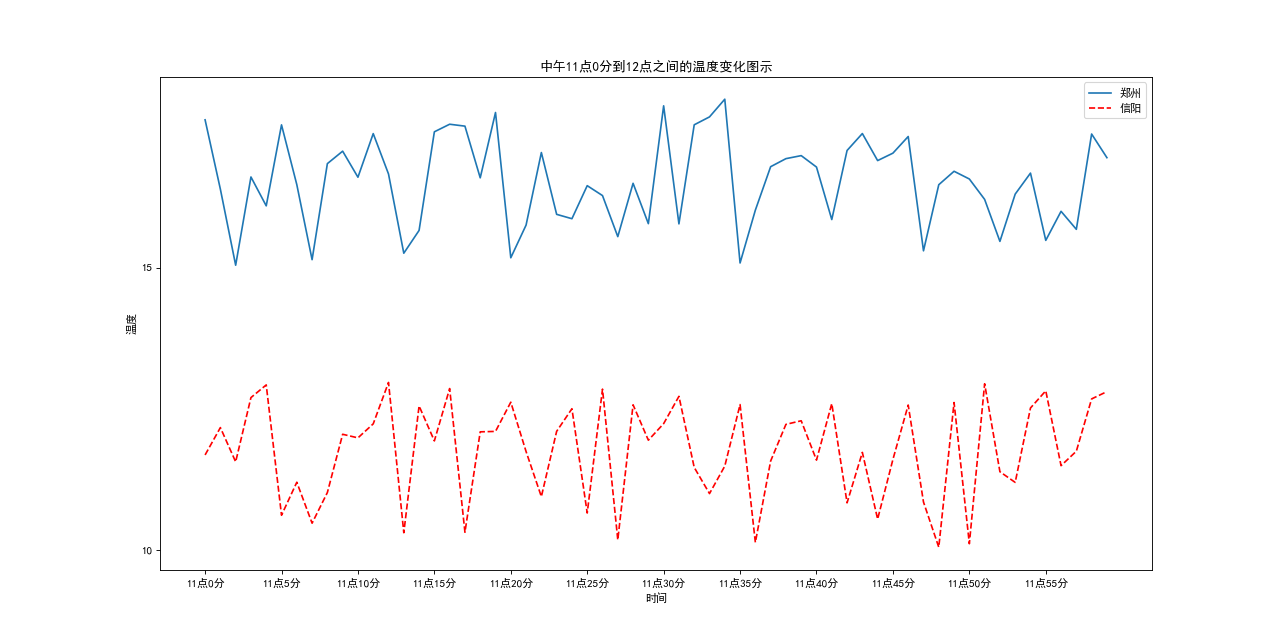

Here is the Python script that generated this plot:
# -*- coding: utf-8 -*-
# @Author      : Nick
# @File        : matplot_plot.py  v1.0
# @Desc        :《matplotlib 折线图绘图步骤》
# @Contact     : [email redacted]
# @CreateTime  : 2020-05-04 13:13:20
# Copyright (C) 2020 Nick Ltd. All rights reserved.
import matplotlib.pyplot as plt
import random


"Demo1: 画出温度变化图"
# 创建一个figure >>> figsize:指定图的长宽, dpi:图像的清晰度, 返回fig对象
plt.figure(figsize=(16, 8), dpi=80)

# 准备x, y坐标的数据
x = range(60)
# 生成郑州的温度
y_zhengzhou = [random.uniform(15, 18) for i in x]
# 生成信阳的温度
y_xinyang = [random.uniform(10, 13) for j in x]

# 构造中文列表的字符串
x_ch = [u"11点{}分".format(i) for i in x]
y_ticks = range(40)

# 修改x, y坐标的刻度
plt.xticks(x[::5], x_ch[::5])
plt.yticks(y_ticks[::5])

# 增加标题、x轴y轴描述信息
plt.xlabel("时间")
plt.ylabel("温度")
plt.title("中午11点0分到12点之间的温度变化图示", fontsize=24)

# 绘制折线图
plt.plot(x, y_zhengzhou, label="郑州")
# 使用plot可以多次画多个折线
plt.plot(x, y_xinyang, color='r', linestyle='--', label="信阳")

# 添加图例
plt.legend(loc="best")

# 指定保存图片边缘空白距离，并将绘制的图片保存到images目录
plt.subplots_adjust(top=0.93, bottom=0.06, right=0.97, left=0.03, hspace=0, wspace=0)
plt.margins(0,0)
plt.savefig("static/images/matplot_plot.png", dpi=300)

plt.show()


"""
Demo2：画出温度变化图,展现在两个不同axes里面
"""
# # 创建一个figure
# fig, axes = plt.subplots(nrows=1, ncols=2, figsize=(20, 8), dpi=80)
#
# # 准备x, y坐标的数据
# x = range(60)
# # y的刻度范围
# y_ticks = range(40)
# y_zhengzhou = [random.uniform(15, 18) for i in x]
#
# # 生成北京的温度
# y_xinyang = [random.uniform(1, 3) for i in x]
#
# # 构造中文列表的字符串
# x_ch = ["11点{}分".format(i) for i in x]
#
# # 画折线图
# axes[0].plot(x, y_zhengzhou, label="郑州")
# # 使用plot可以多次画多个折线
# axes[1].plot(x, y_xinyang, color='r', linestyle='--', label="信阳")
#
# # 美化x,y的刻度值
# # 第一个参数必须是刻度数字类型，第二个是对应着第一个数字的中文描述
# axes[0].set_xticks(x[::5], x_ch[::5])
# axes[0].set_yticks(y_ticks[::5])
#
# axes[1].set_xticks(x[::5], x_ch[::5])
# axes[1].set_yticks(y_ticks[::5])
#
# # 增加x,y描述信息和标题信息
# axes[0].set_xlabel("时间")
# axes[0].set_ylabel("温度")
#
# axes[1].set_xlabel("时间")
# axes[1].set_ylabel("温度")
#
# axes[0].set_title("中午11点0分到12点之间的温度变化图示")
# axes[1].set_title("中午11点0分到12点之间的温度变化图示")
#
# axes[0].legend(loc="best")
# axes[1].legend(loc="best")
#
# plt.show()
